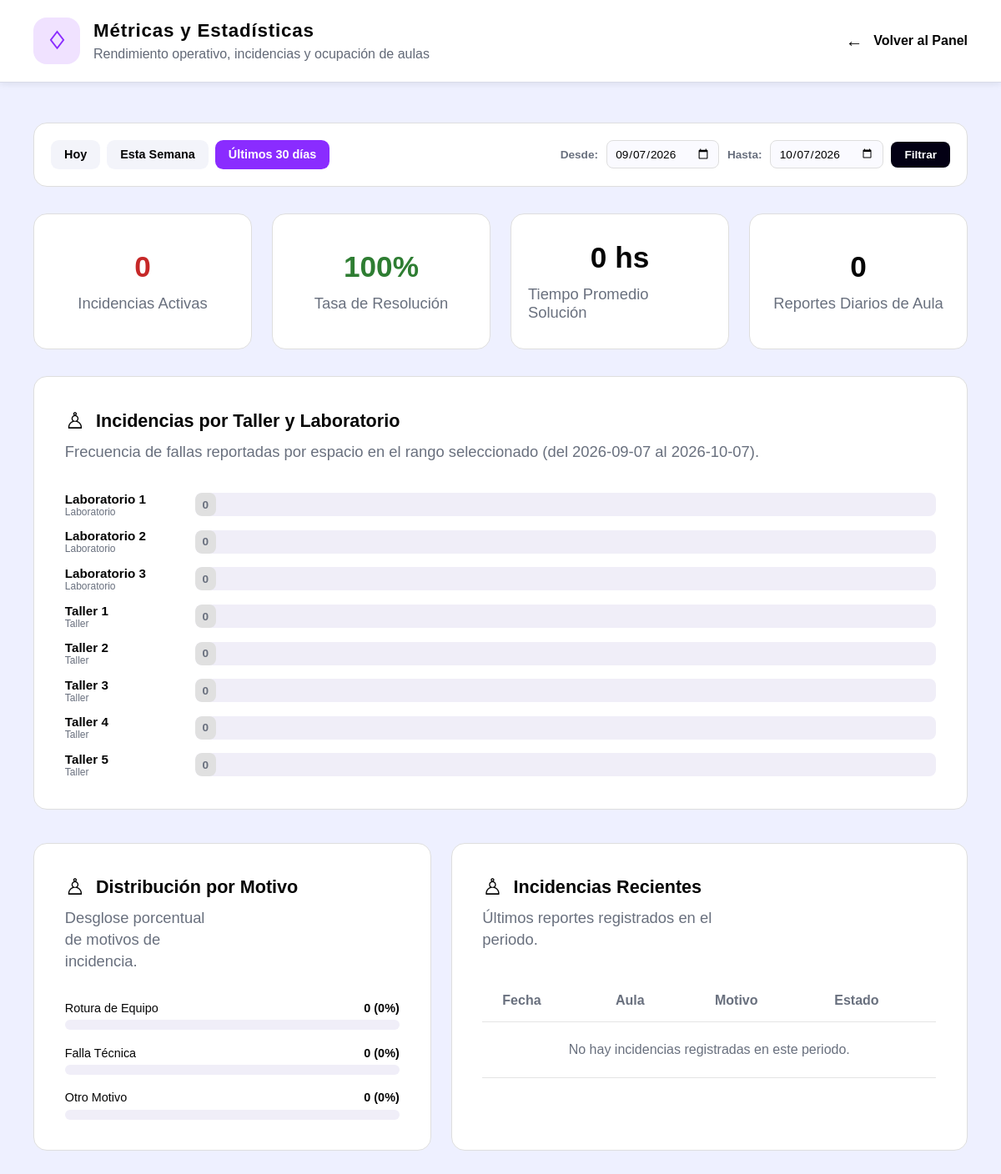
Page /index.php?ruta=metricas-administrador (signed in) on the committed database.
### tables this page shows
CREATE TABLE IF NOT EXISTS aulas (
    id INT UNSIGNED AUTO_INCREMENT PRIMARY KEY,
    codigo VARCHAR(50) NOT NULL UNIQUE,
    nombre VARCHAR(100) NOT NULL,
    tipo ENUM('taller', 'laboratorio', 'aula') NOT NULL DEFAULT 'taller',
    activo TINYINT(1) NOT NULL DEFAULT 1,
    creado_en TIMESTAMP NOT NULL DEFAULT CURRENT_TIMESTAMP
);

### app/controlador/mostrarMetricasAdministrador.php (called while the page is built, shortened)
<?php
require_once __DIR__ . '/../modelo/MetricasModelo.php';
require_once __DIR__ . '/../utilidades/sesion.php';
$periodo = (string) ($_GET['periodo'] ?? 'ultimos-30-dias');
$hoy = date('Y-m-d');
$fechaDesde = $hoy;
$fechaHasta = $hoy;
switch ($periodo) {
    case 'ultimos-30-dias':
    default:
        $periodo = 'ultimos-30-dias';
        $fechaDesde = date('Y-m-d', strtotime('-30 days'));
        $fechaHasta = $hoy;
        break;
}
$modelo = new MetricasModelo();
$kpis = $modelo->obtenerResumenKPIs($fechaDesde, $fechaHasta);
$incidenciasPorAula = $modelo->obtenerIncidenciasPorAula($fechaDesde, $fechaHasta);
$distribucionTipos = $modelo->obtenerDistribucionTipos($fechaDesde, $fechaHasta);
$incidenciasRecientes = $modelo->obtenerIncidenciasRecientes($fechaDesde, $fechaHasta, 5);
require __DIR__ . '/../vista/administrador/metricas-administrador.php';

### app/utilidades/sesion.php (called while the page is built, shortened)
<?php
function escapar(string $valor): string
{
    return htmlspecialchars($valor, ENT_QUOTES | ENT_SUBSTITUTE, 'UTF-8');
}

### app/config/Conexion.php (called while the page is built, shortened)
<?php
final class Conexion
{
    private static ?PDO $conexion = null;
    public static function obtener(): PDO
    {
        $host = getenv('DB_HOST') ?: '127.0.0.1';
        $puerto = getenv('DB_PORT') ?: '3306';
        $baseDeDatos = getenv('DB_NAME') ?: 'ipsum_reportes';
        $usuario = getenv('DB_USER') ?: 'root';
        $contrasena = getenv('DB_PASSWORD') ?: '';
        $dsn = "mysql:host={$host};port={$puerto};dbname={$baseDeDatos};charset=utf8mb4";
        self::$conexion = new PDO($dsn, $usuario, $contrasena, [
            PDO::ATTR_ERRMODE => PDO::ERRMODE_EXCEPTION,
            PDO::ATTR_DEFAULT_FETCH_MODE => PDO::FETCH_ASSOC,
            PDO::ATTR_EMULATE_PREPARES => false,
        ]);
        return self::$conexion;
    }
}

### app/modelo/MetricasModelo.php (called while the page is built, shortened)
<?php
require_once __DIR__ . '/../config/conexion.php';
class MetricasModelo
{
    private PDO $conexion;
    public function __construct()
    {
        $this->conexion = Conexion::obtener();
    }
    public function obtenerResumenKPIs(string $fechaDesde, string $fechaHasta): array
    {
        $sqlActivas = 'SELECT COUNT(*) FROM reportes_incidencias
                       WHERE estado IN ("pendiente", "en_proceso")
                       AND fecha BETWEEN :desde AND :hasta';
        $stmtActivas = $this->conexion->prepare($sqlActivas);
        $stmtActivas->execute([':desde' => $fechaDesde, ':hasta' => $fechaHasta]);
        $incidenciasActivas = (int) $stmtActivas->fetchColumn();
        $sqlTotales = 'SELECT
                        COUNT(*) AS total,
                        SUM(CASE WHEN estado = "resuelto" THEN 1 ELSE 0 END) AS resueltas
                       FROM reportes_incidencias
                       WHERE fecha BETWEEN :desde AND :hasta';
        $stmtTotales = $this->conexion->prepare($sqlTotales);
        $stmtTotales->execute([':desde' => $fechaDesde, ':hasta' => $fechaHasta]);
        $totales = $stmtTotales->fetch(PDO::FETCH_ASSOC) ?: [];
        $totalIncidencias = (int) ($totales['total'] ?? 0);
        $totalResueltas = (int) ($totales['resueltas'] ?? 0);
        $tasaResolucion = $totalIncidencias > 0
            ? round(($totalResueltas / $totalIncidencias) * 100, 1)
            : 100.0;
        $sqlTiempo = 'SELECT AVG(TIMESTAMPDIFF(HOUR, creado_en, actualizado_en)) AS promedio_horas
                      FROM reportes_incidencias
                      WHERE estado = "resuelto" AND fecha BETWEEN :desde AND :hasta';
        $stmtTiempo = $this->conexion->prepare($sqlTiempo);
        $stmtTiempo->execute([':desde' => $fechaDesde, ':hasta' => $fechaHasta]);
        $horas = $stmtTiempo->fetchColumn();
        $promedioHoras = $horas !== null ? round((float) $horas, 1) : 0.0;
        $sqlDiarios = 'SELECT COUNT(*) FROM reportes_diarios WHERE fecha BETWEEN :desde AND :hasta';
        $stmtDiarios = $this->conexion->prepare($sqlDiarios);
        $stmtDiarios->execute([':desde' => $fechaDesde, ':hasta' => $fechaHasta]);
        $totalDiarios = (int) $stmtDiarios->fetchColumn();
        return [
            'activas' => $incidenciasActivas,
            'tasa_resolucion' => $tasaResolucion,
            'tiempo_promedio_horas' => $promedioHoras,
            'total_diarios' => $totalDiarios,
            'total_incidencias' => $totalIncidencias,
            'total_resueltas' => $totalResueltas,
        ];
    }
    public function obtenerIncidenciasPorAula(string $fechaDesde, string $fechaHasta): array
    {
        $sql = 'SELECT a.id, a.nombre, a.tipo, COUNT(i.id) AS total_incidencias
                FROM aulas a
                LEFT JOIN reportes_incidencias i
                    ON a.id = i.aula_id AND i.fecha BETWEEN :desde AND :hasta
                WHERE a.activo = 1
                GROUP BY a.id, a.nombre, a.tipo
                ORDER BY total_incidencias DESC, a.nombre ASC';
        $stmt = $this->conexion->prepare($sql);
        $stmt->execute([':desde' => $fechaDesde, ':hasta' => $fechaHasta]);
        return $stmt->fetchAll(PDO::FETCH_ASSOC);
    }
    public function obtenerDistribucionTipos(string $fechaDesde, string $fechaHasta): array
    {
        $sql = 'SELECT tipo_solicitud, COUNT(*) AS cantidad
                FROM reportes_incidencias
                WHERE fecha BETWEEN :desde AND :hasta
                GROUP BY tipo_solicitud';
        $stmt = $this->conexion->prepare($sql);
        $stmt->execute([':desde' => $fechaDesde, ':hasta' => $fechaHasta]);
        $resultados = $stmt->fetchAll(PDO::FETCH_KEY_PAIR);
        return [
            'rotura-equipo' => (int) ($resultados['rotura-equipo'] ?? 0),
            'falla-equipo'  => (int) ($resultados['falla-equipo'] ?? 0),
            'otro'          => (int) ($resultados['otro'] ?? 0),
        ];
    }
}

### app/vista/administrador/metricas-administrador.php (the view, shortened to what this page needs)
<!DOCTYPE html>
<html lang="es">
<head>
    <link rel="stylesheet" href="assets/css/panel-administrador.css">
    <link rel="stylesheet" href="assets/css/metricas-administrador.css">
</head>
<body class="admin-page">
    <header class="admin-header">
        <section class="admin-header__brand" id="encabezado-metricas">
            <h1 class="admin-header__title">Métricas y Estadísticas</h1>
            <p class="admin-header__subtitle">Rendimiento operativo, incidencias y ocupación de aulas</p>
        </section>
        <nav class="admin-header__nav" id="navegacion-metricas">
            <a class="admin-header__logout admin-header__back" href="index.php?ruta=panel-administrador">
                Volver al Panel
            </a>
        </nav>
    </header>
    <main class="admin-main" id="contenido-metricas">
        <section class="metricas-filtros" id="filtros-temporales">
            <form action="index.php" method="get" class="metricas-filtros__form">
                <div class="metricas-filtros__botones">
                    <a href="index.php?ruta=metricas-administrador&periodo=hoy"
                       class="metricas-filtros__btn <?= $periodo === 'hoy' ? 'metricas-filtros__btn--activo' : '' ?>">
                        Hoy
                    </a>
                    <a href="index.php?ruta=metricas-administrador&periodo=esta-semana"
                       class="metricas-filtros__btn <?= $periodo === 'esta-semana' ? 'metricas-filtros__btn--activo' : '' ?>">
                        Esta Semana
                    </a>
                    <a href="index.php?ruta=metricas-administrador&periodo=ultimos-30-dias"
                       class="metricas-filtros__btn <?= $periodo === 'ultimos-30-dias' ? 'metricas-filtros__btn--activo' : '' ?>">
                        Últimos 30 días
                    </a>
                </div>
                <div class="metricas-filtros__personalizado">
                    <label class="metricas-filtros__label" for="fecha_desde">Desde:</label>
                    <input class="metricas-filtros__date" type="date" id="fecha_desde" name="fecha_desde" value="<?= escapar($fechaDesde) ?>" required>
                    <label class="metricas-filtros__label" for="fecha_hasta">Hasta:</label>
                    <input class="metricas-filtros__date" type="date" id="fecha_hasta" name="fecha_hasta" value="<?= escapar($fechaHasta) ?>" required>
                    <button class="metricas-filtros__submit" type="submit">Filtrar</button>
                </div>
            </form>
        </section>
        <section class="admin-stats metricas-kpis" id="kpis-superiores">
            <article class="admin-stats__card">
                <h3 class="admin-stats__name">Incidencias Activas</h3>
                <p class="admin-stats__number metricas-kpi--alerta"><?= (int) $kpis['activas'] ?></p>
            </article>
            <article class="admin-stats__card">
                <h3 class="admin-stats__name">Tasa de Resolución</h3>
                <p class="admin-stats__number metricas-kpi--exito"><?= (float) $kpis['tasa_resolucion'] ?>%</p>
            </article>
            <article class="admin-stats__card">
                <h3 class="admin-stats__name">Tiempo Promedio Solución</h3>
                <p class="admin-stats__number"><?= (float) $kpis['tiempo_promedio_horas'] ?> hs</p>
            </article>
            <article class="admin-stats__card">
                <h3 class="admin-stats__name">Reportes Diarios de Aula</h3>
                <p class="admin-stats__number"><?= (int) $kpis['total_diarios'] ?></p>
            </article>
        </section>
        <section class="admin-users metricas-card" id="incidencias-por-aula">
            <h2 class="admin-users__title">Incidencias por Taller y Laboratorio</h2>
            <p class="admin-users__description">
                Frecuencia de fallas reportadas por espacio en el rango seleccionado (del <?= escapar($fechaDesde) ?> al <?= escapar($fechaHasta) ?>).
            </p>
            <div class="metricas-barras">
                <?php if (empty($incidenciasPorAula)): ?>
                    <p class="admin-users__description">No hay aulas registradas en el sistema.</p>
                <?php else: ?>
                    <?php foreach ($incidenciasPorAula as $aula):
                        $totalInc = (int) $aula['total_incidencias'];
                        $porcentaje = $maxIncidencias > 0 ? round(($totalInc / $maxIncidencias) * 100) : 0;
                    ?>
                        <div class="metricas-barras__fila">
                            <div class="metricas-barras__etiqueta">
                                <strong><?= escapar((string) $aula['nombre']) ?></strong>
                                <span class="metricas-barras__tipo"><?= escapar((string) $aula['tipo']) ?></span>
                            </div>
                            <div class="metricas-barras__pista">
                                <?php if ($totalInc > 0): ?>
                                    <div class="metricas-barras__relleno" style="width: <?= max(7, $porcentaje) ?>%;">
                                        <span class="metricas-barras__valor"><?= $totalInc ?></span>
                                    </div>
                                <?php else: ?>
                                    <div class="metricas-barras__relleno metricas-barras__relleno--cero" style="width: 25px;">
                                        <span class="metricas-barras__valor metricas-barras__valor--cero">0</span>
                                    </div>
                                <?php endif; ?>
                            </div>
                        </div>
                    <?php endforeach; ?>
                <?php endif; ?>
            </div>
        </section>
        <div class="metricas-grid-inferior">
            <section class="admin-users metricas-card" id="distribucion-fallas">
                <h2 class="admin-users__title">Distribución por Motivo</h2>
                <p class="admin-users__description">Desglose porcentual de motivos de incidencia.</p>
                <?php
                    $totalTipos = array_sum($distribucionTipos);
                    $pctRotura = $totalTipos > 0 ? round(($distribucionTipos['rotura-equipo'] / $totalTipos) * 100) : 0;
                    $pctFalla = $totalTipos > 0 ? round(($distribucionTipos['falla-equipo'] / $totalTipos) * 100) : 0;
                    $pctOtro = $totalTipos > 0 ? round(($distribucionTipos['otro'] / $totalTipos) * 100) : 0;
                ?>
                <div class="metricas-distribucion">
                    <div class="metricas-distribucion__item">
                        <div class="metricas-distribucion__header">
                            <span>Rotura de Equipo</span>
                            <strong><?= $distribucionTipos['rotura-equipo'] ?> (<?= $pctRotura ?>%)</strong>
                        </div>
                        <div class="metricas-distribucion__barra">
                        </div>
                    </div>
                    <div class="metricas-distribucion__item">
                        <div class="metricas-distribucion__header">
                            <span>Falla Técnica</span>
                            <strong><?= $distribucionTipos['falla-equipo'] ?> (<?= $pctFalla ?>%)</strong>
                        </div>
                        <div class="metricas-distribucion__barra">
                        </div>
                    </div>
                    <div class="metricas-distribucion__item">
                        <div class="metricas-distribucion__header">
                            <span>Otro Motivo</span>
                            <strong><?= $distribucionTipos['otro'] ?> (<?= $pctOtro ?>%)</strong>
                        </div>
                        <div class="metricas-distribucion__barra">
                        </div>
                    </div>
                </div>
            </section>
            <section class="admin-users metricas-card" id="incidencias-recientes">
                <h2 class="admin-users__title">Incidencias Recientes</h2>
                <p class="admin-users__description">Últimos reportes registrados en el periodo.</p>
                <table class="admin-users__table">
                    <thead class="admin-users__thead">
                        <tr class="admin-users__row">
                            <th class="admin-users__header">Fecha</th>
                            <th class="admin-users__header">Aula</th>
                            <th class="admin-users__header">Motivo</th>
                            <th class="admin-users__header">Estado</th>
                        </tr>
                    </thead>
                    <tbody class="admin-users__tbody">
                        <?php if (empty($incidenciasRecientes)): ?>
                            <tr class="admin-users__row">
                                <td colspan="4" class="admin-users__cell" style="text-align: center; color: #69707e; padding: 1.5rem;">
                                    No hay incidencias registradas en este periodo.
                                </td>
                            </tr>
                        <?php endif; ?>
                    </tbody>
                </table>
            </section>
        </div>
    </main>
</body>
</html>

### rows in the picture
aulas: nombre "Laboratorio 1", tipo "Laboratorio"
aulas: nombre "Laboratorio 2", tipo "Laboratorio"
aulas: nombre "Laboratorio 3", tipo "Laboratorio"
aulas: nombre "Taller 1", tipo "Taller"
aulas: nombre "Taller 2", tipo "Taller"
aulas: nombre "Taller 3", tipo "Taller"
aulas: nombre "Taller 4", tipo "Taller"
aulas: nombre "Taller 5", tipo "Taller"

### other values in the picture
$kpis['activas'] "0"
$kpis['tasa_resolucion'] "100"
$kpis['tiempo_promedio_horas'] "0"
$kpis['total_diarios'] "0"
escapar($fechaDesde) "2026-09-07"
escapar($fechaHasta) "2026-10-07"
$distribucionTipos['rotura-equipo'] "0"
$pctRotura "0"
$distribucionTipos['falla-equipo'] "0"
$pctFalla "0"
$distribucionTipos['otro'] "0"
$pctOtro "0"
